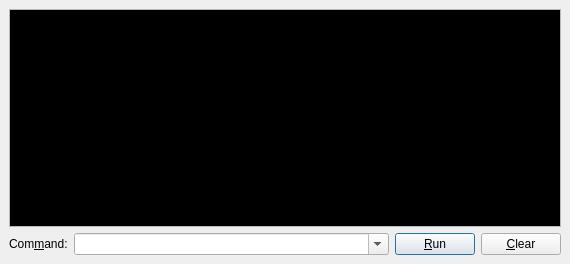
<ui version="4.0" >
 <author>Andrey Rijov</author>
 <class>Monitor_Window</class>
 <widget class="QDialog" name="Monitor_Window" >
  <property name="geometry" >
   <rect>
    <x>0</x>
    <y>0</y>
    <width>570</width>
    <height>264</height>
   </rect>
  </property>
  <property name="windowTitle" >
   <string>QEMU/KVM Monitor</string>
  </property>
  <property name="windowIcon" >
   <iconset resource="images.qrc" >
    <normaloff>:/terminal.png</normaloff>:/terminal.png</iconset>
  </property>
  <layout class="QGridLayout" name="gridLayout" >
   <item row="0" column="0" colspan="4" >
    <widget class="QTextEdit" name="Edit_Monitor_Out" >
     <property name="palette" >
      <palette>
       <active>
        <colorrole role="Text" >
         <brush brushstyle="SolidPattern" >
          <color alpha="255" >
           <red>255</red>
           <green>255</green>
           <blue>255</blue>
          </color>
         </brush>
        </colorrole>
        <colorrole role="Base" >
         <brush brushstyle="SolidPattern" >
          <color alpha="255" >
           <red>0</red>
           <green>0</green>
           <blue>0</blue>
          </color>
         </brush>
        </colorrole>
       </active>
       <inactive>
        <colorrole role="Text" >
         <brush brushstyle="SolidPattern" >
          <color alpha="255" >
           <red>255</red>
           <green>255</green>
           <blue>255</blue>
          </color>
         </brush>
        </colorrole>
        <colorrole role="Base" >
         <brush brushstyle="SolidPattern" >
          <color alpha="255" >
           <red>0</red>
           <green>0</green>
           <blue>0</blue>
          </color>
         </brush>
        </colorrole>
       </inactive>
       <disabled>
        <colorrole role="Text" >
         <brush brushstyle="SolidPattern" >
          <color alpha="255" >
           <red>113</red>
           <green>115</green>
           <blue>119</blue>
          </color>
         </brush>
        </colorrole>
        <colorrole role="Base" >
         <brush brushstyle="SolidPattern" >
          <color alpha="255" >
           <red>0</red>
           <green>0</green>
           <blue>0</blue>
          </color>
         </brush>
        </colorrole>
       </disabled>
      </palette>
     </property>
     <property name="undoRedoEnabled" >
      <bool>false</bool>
     </property>
     <property name="readOnly" >
      <bool>true</bool>
     </property>
    </widget>
   </item>
   <item row="1" column="0" >
    <widget class="QLabel" name="Label_Command" >
     <property name="sizePolicy" >
      <sizepolicy vsizetype="Preferred" hsizetype="Maximum" >
       <horstretch>0</horstretch>
       <verstretch>0</verstretch>
      </sizepolicy>
     </property>
     <property name="text" >
      <string>Com&amp;mand:</string>
     </property>
     <property name="buddy" >
      <cstring>CB_Com_Line</cstring>
     </property>
    </widget>
   </item>
   <item row="1" column="1" >
    <widget class="QComboBox" name="CB_Com_Line" >
     <property name="sizePolicy" >
      <sizepolicy vsizetype="Fixed" hsizetype="Minimum" >
       <horstretch>0</horstretch>
       <verstretch>0</verstretch>
      </sizepolicy>
     </property>
     <property name="editable" >
      <bool>true</bool>
     </property>
     <property name="currentIndex" >
      <number>-1</number>
     </property>
     <property name="maxCount" >
      <number>512</number>
     </property>
     <item>
      <property name="text" >
       <string>info version</string>
      </property>
     </item>
     <item>
      <property name="text" >
       <string>info network</string>
      </property>
     </item>
     <item>
      <property name="text" >
       <string>info block</string>
      </property>
     </item>
     <item>
      <property name="text" >
       <string>info registers</string>
      </property>
     </item>
     <item>
      <property name="text" >
       <string>info cpus</string>
      </property>
     </item>
     <item>
      <property name="text" >
       <string>info history</string>
      </property>
     </item>
     <item>
      <property name="text" >
       <string>info irq</string>
      </property>
     </item>
     <item>
      <property name="text" >
       <string>info pic</string>
      </property>
     </item>
     <item>
      <property name="text" >
       <string>info pci</string>
      </property>
     </item>
     <item>
      <property name="text" >
       <string>info tlb</string>
      </property>
     </item>
     <item>
      <property name="text" >
       <string>info mem</string>
      </property>
     </item>
     <item>
      <property name="text" >
       <string>info jit</string>
      </property>
     </item>
     <item>
      <property name="text" >
       <string>info kqemu</string>
      </property>
     </item>
     <item>
      <property name="text" >
       <string>info usb</string>
      </property>
     </item>
     <item>
      <property name="text" >
       <string>info usbhost</string>
      </property>
     </item>
     <item>
      <property name="text" >
       <string>info profile</string>
      </property>
     </item>
     <item>
      <property name="text" >
       <string>info capture</string>
      </property>
     </item>
     <item>
      <property name="text" >
       <string>info snapshots</string>
      </property>
     </item>
     <item>
      <property name="text" >
       <string>info mice</string>
      </property>
     </item>
     <item>
      <property name="text" >
       <string>info vnc</string>
      </property>
     </item>
    </widget>
   </item>
   <item row="1" column="2" >
    <widget class="QPushButton" name="Button_Run" >
     <property name="sizePolicy" >
      <sizepolicy vsizetype="Fixed" hsizetype="Maximum" >
       <horstretch>0</horstretch>
       <verstretch>0</verstretch>
      </sizepolicy>
     </property>
     <property name="text" >
      <string>&amp;Run</string>
     </property>
     <property name="icon" >
      <iconset resource="images.qrc" >
       <normaloff>:/go.png</normaloff>:/go.png</iconset>
     </property>
    </widget>
   </item>
   <item row="1" column="3" >
    <widget class="QPushButton" name="Button_Clear" >
     <property name="sizePolicy" >
      <sizepolicy vsizetype="Fixed" hsizetype="Maximum" >
       <horstretch>0</horstretch>
       <verstretch>0</verstretch>
      </sizepolicy>
     </property>
     <property name="text" >
      <string>&amp;Clear</string>
     </property>
     <property name="icon" >
      <iconset resource="images.qrc" >
       <normaloff>:/error.png</normaloff>:/error.png</iconset>
     </property>
    </widget>
   </item>
  </layout>
 </widget>
 <layoutdefault spacing="6" margin="9" />
 <tabstops>
  <tabstop>CB_Com_Line</tabstop>
  <tabstop>Button_Run</tabstop>
  <tabstop>Button_Clear</tabstop>
  <tabstop>Edit_Monitor_Out</tabstop>
 </tabstops>
 <resources>
  <include location="images.qrc" />
 </resources>
 <connections>
  <connection>
   <sender>Button_Clear</sender>
   <signal>clicked()</signal>
   <receiver>Edit_Monitor_Out</receiver>
   <slot>clear()</slot>
   <hints>
    <hint type="sourcelabel" >
     <x>489</x>
     <y>251</y>
    </hint>
    <hint type="destinationlabel" >
     <x>426</x>
     <y>162</y>
    </hint>
   </hints>
  </connection>
 </connections>
</ui>
